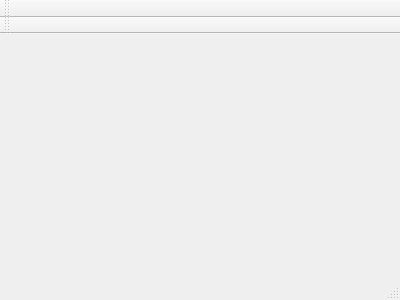
<?xml version="1.0" encoding="UTF-8"?>
<ui version="4.0">
 <class>MainWindow</class>
 <widget class="QMainWindow" name="MainWindow">
  <property name="geometry">
   <rect>
    <x>0</x>
    <y>0</y>
    <width>400</width>
    <height>300</height>
   </rect>
  </property>
  <property name="windowTitle">
   <string>MainWindow</string>
  </property>
  <widget class="QWidget" name="centralWidget"/>
  <widget class="QMenuBar" name="menuBar">
   <property name="geometry">
    <rect>
     <x>0</x>
     <y>0</y>
     <width>400</width>
     <height>22</height>
    </rect>
   </property>
  </widget>
  <widget class="QToolBar" name="mainToolBar">
   <attribute name="toolBarArea">
    <enum>TopToolBarArea</enum>
   </attribute>
   <attribute name="toolBarBreak">
    <bool>false</bool>
   </attribute>
  </widget>
  <widget class="QStatusBar" name="statusBar"/>
  <widget class="QToolBar" name="filter_bar">
   <property name="windowTitle">
    <string>toolBar</string>
   </property>
   <attribute name="toolBarArea">
    <enum>TopToolBarArea</enum>
   </attribute>
   <attribute name="toolBarBreak">
    <bool>true</bool>
   </attribute>
  </widget>
 </widget>
 <layoutdefault spacing="6" margin="11"/>
 <resources/>
 <connections/>
</ui>
